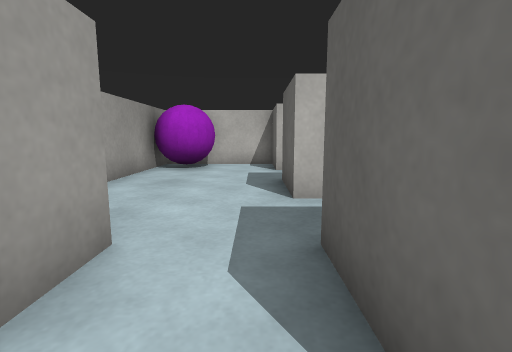
View 1 (above)

16 first-person views from a walk through a Unity game level. The camera is 0.51 m above the floor, tilts 8° down and sees 85° across. The floor is counted in squares, 0.5 m on a side. Each view is taken from the middle of a square. On the plan, view 1 faces up. The plan holds only what a view shows up to about 11 squares ahead; the rest is blank. Surface patterns are stand-ins for the level's own textures.

View 2
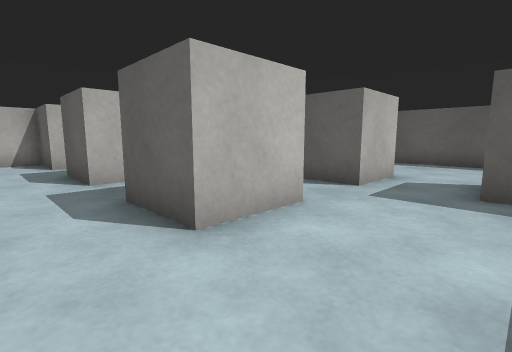

View 3
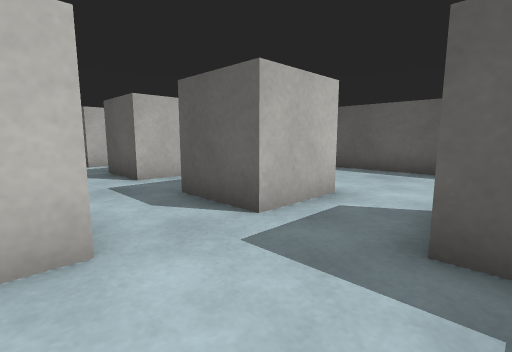

View 4
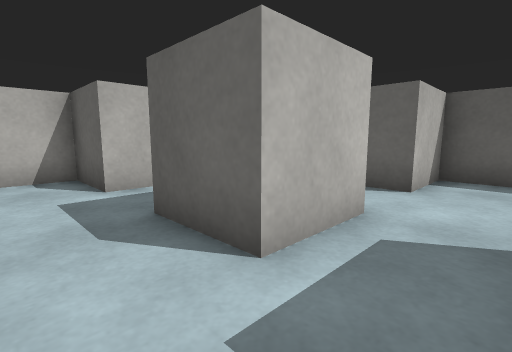

View 5
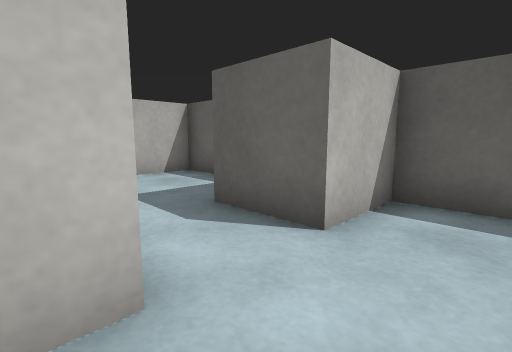

View 6
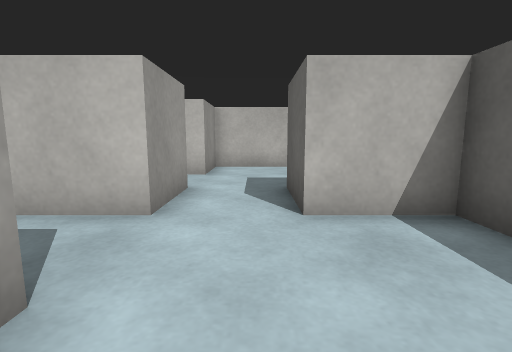

View 7
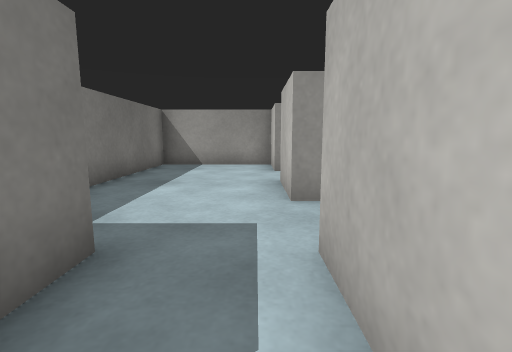

View 8
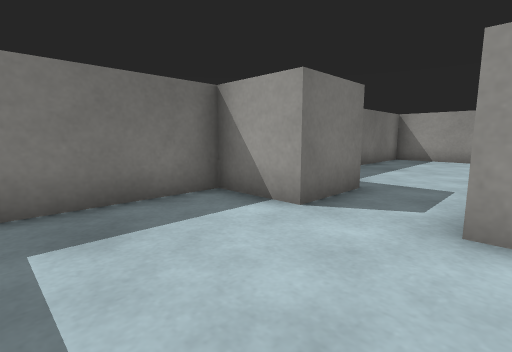

View 9
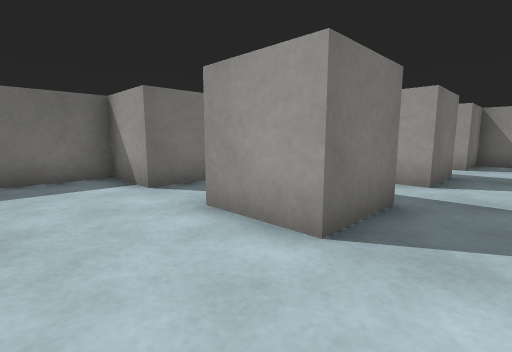

View 10
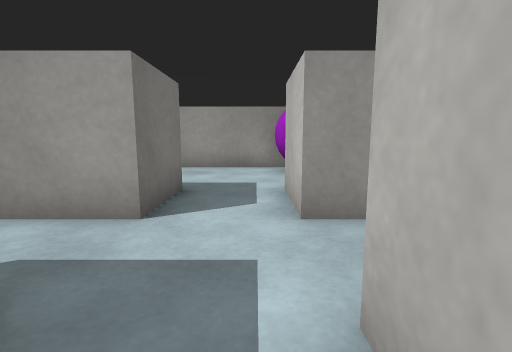

View 11
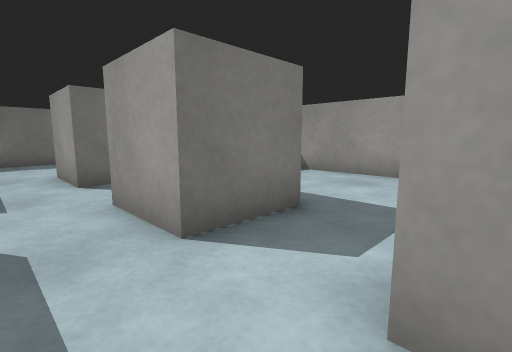

View 12
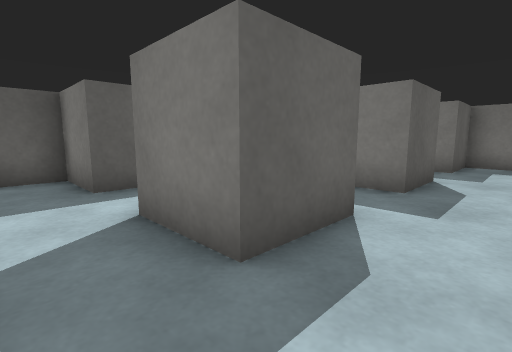

View 13
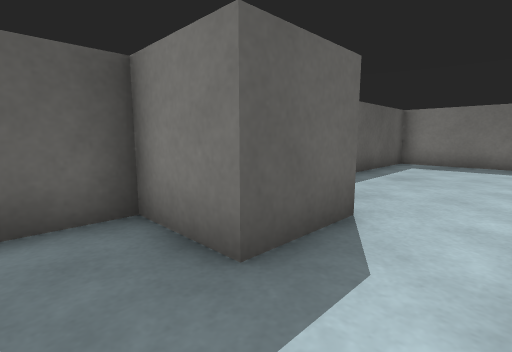

View 14
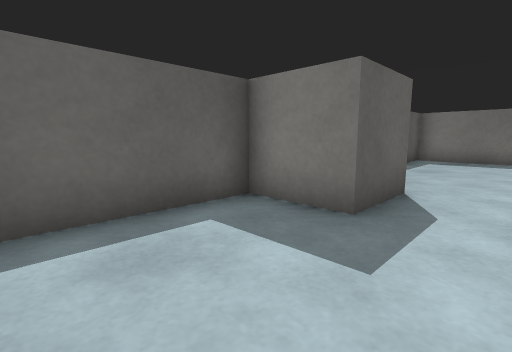

View 15
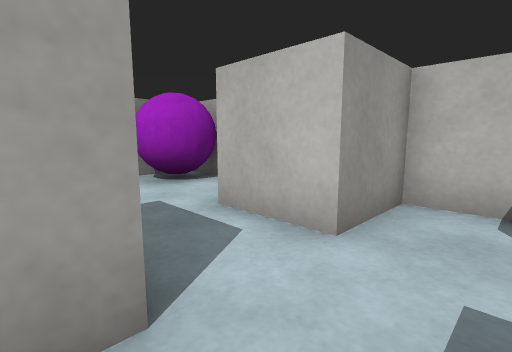

View 16
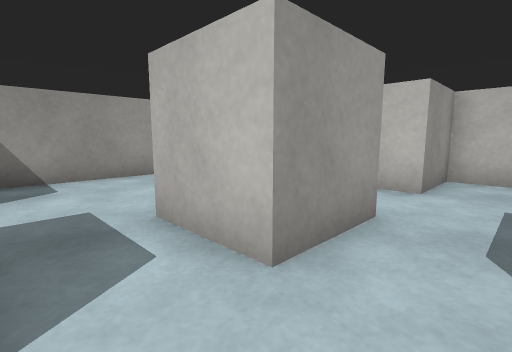

### Floor plan
Points are (right, up) in squares from view 1. A wall is a line through its corners. A room is listed if a view was taken in it or the views show most of it. See-through windows are left out.
Room 1 (views 1, 2, 3, 4, 5, 6, 7, 8, 9, 10, 11, 12, 13, 14, 15, 16)
walls: (2.6, 2.6) (2.6, 0.6) (0.6, 0.6) (0.6, 2.6) (2.6, 2.6); (2.6, 4.6) (0.6, 4.6) (0.6, 6.6) (2.6, 6.6) (2.6, 4.6); (4.6, 2.6) (6.6, 2.6) (6.6, 0.6) (4.6, 0.6) (4.6, 2.6); (4.6, 4.6) (4.6, 6.6) (6.6, 6.6) (6.6, 4.6) (4.6, 4.6); (-3.4, 8.5) (-3.4, 2.6) (-1.4, 2.6) (-1.4, 0.6) (-3.4, 0.6) (-3.4, -3.4) (4.6, -3.4) (4.6, -1.4) (6.6, -1.4) (6.6, -3.4) (10.6, -3.4) (10.6, 4.6) (8.6, 4.6) (8.6, 6.6) (10.6, 6.6) (10.6, 10.6) (6.6, 10.6) (6.6, 8.6) (4.6, 8.6) (4.6, 10.6) (2.6, 10.6) (2.6, 8.6) (0.6, 8.6) (0.6, 10.6) (-3.4, 10.6)
objects: purple ball (-3, 9) to (-2, 10)

Positions as (right, up) in squares from view 1, and headings:
1: (0, 0), facing up
2: (-1, -2), facing up-right
3: (2, -2), facing up-right
4: (3, 3), facing up-right
5: (6, 3), facing up-right
6: (8, 1), facing up
7: (7, 0), facing left
8: (10, 1), facing down-left
9: (9, 4), facing down-left
10: (6, 8), facing left
11: (4, 9), facing down-left
12: (3, 8), facing down-right
13: (7, 8), facing down-right
14: (7, 10), facing down-right
15: (4, 6), facing up-left
16: (4, 3), facing up-left
